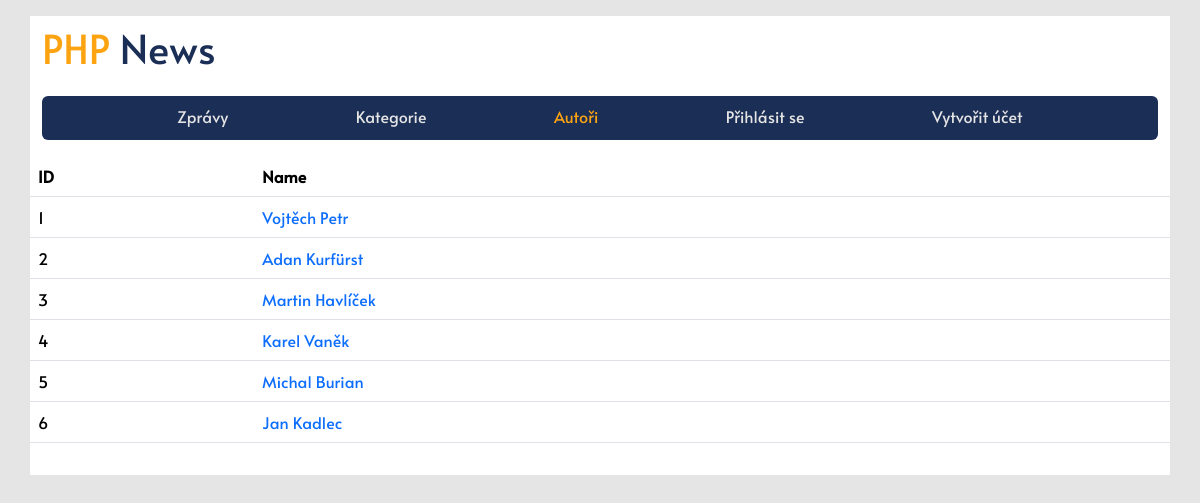
The page /authors.php on the database its author committed.
### tables this page shows
CREATE TABLE `authors` (
  `id` int(11) NOT NULL,
  `name` varchar(50) NOT NULL,
  `surname` varchar(50) NOT NULL,
  `password` varchar(255) NOT NULL,
  `email` varchar(255) NOT NULL,
  `role` enum('editor','admin') NOT NULL DEFAULT 'editor'
);

### authors.php (the view, shortened to what this page needs)
<!DOCTYPE html>
<html lang="en">
<?php
    require_once 'db.php';
    $sql = 'SELECT * from authors';
    $stmt = $conn->prepare($sql);
    $stmt->execute();
    $author = $stmt->fetchAll();
?>
<head>
    <link rel="stylesheet" href="./css/style.css">
    <link rel="stylesheet" href="./node_modules/bootstrap/dist/css/bootstrap.min.css">
    <link rel="stylesheet" href="./node_modules/bootstrap-icons/font/bootstrap-icons.css">
</head>
<body class="bg_platinum">
    <div class="container bg_white my-3">
        <h1 class="py-2 brand"><span>PHP</span> News</h1>
        <header class="bg_space_cadet rounded-2">
            <nav class="menu p-2">
                <a href="index" class="nav-item">Zprávy</a>
                <a href="category" class="nav-item">Kategorie</a>
                <a href="authors" class="nav-item active">Autoři</a>
                <?php if(isset($_SESSION['user'])): ?>
                <a href="admin_post" class="nav-item">Administrace článků</a>
                <a href="add_post" class="nav-item">Přidat článek</a>
                <a href="logout" class="nav-item">Odhlásit se</a>
                <?php else: ?>
                    <a href="login" class="nav-item">Přihlásit se</a>
                    <a href="register" class="nav-item">Vytvořit účet</a>
                <?php endif; ?>
            </nav>
        </header>
        <main class="py-3" id="main">
            <section class="row flex-row-reverse justify-content-center">
                <table class="table">
                    <thead>
                        <tr>
                            <th scope="col">ID</th>
                            <th scope="col">Name</th>
                        </tr>
                    </thead>
                    <tbody>
                        <?php foreach($author as $item): ?>
                        <tr>
                            <td><?= $item['id'] ?></td>
                            <td><a
                                    href="index?author=<?= $item['id'] ?>"><?= $item['name'] . ' ' . $item['surname']?></a>
                            </td>
                        </tr>
                        <?php endforeach; ?>
                    </tbody>
                </table>
            </section>
        </main>
    </div>
</body>
</html>

### css/style.css (style rules this page uses)
html { scrollbar-width: thin; scroll-behavior: smooth; }
* { font-family: Alata Regular, sans-serif; }
.bg_platinum { background-color: #E5E5E5; }
.bg_white { background-color: #FFFFFF; }
.bg_space_cadet { background-color: #1B2E55; }
a { text-decoration: none !important; }
.active { color: #FCA311 !important; }
.brand { color: #1B2E55; }
.brand span { color: #FCA311; }
.menu { margin-top: 1rem !important; display: -webkit-box; display: -ms-flexbox; display: flex; -webkit-box-align: center; -ms-flex-align: center; align-items: center; -webkit-box-pack: space-evenly; -ms-flex-pack: space-evenly; justify-content: space-evenly; }
.menu .nav-item { color: #E5E5E5; }
.menu .nav-item::after { content: ''; display: block; background: #FCA311; height: 1px; width: 0; margin: 3px auto 0; -webkit-transition: all 0.17s ease-in-out !important; transition: all 0.17s ease-in-out !important; }

### rows shown on the page
authors: id "1", name "Vojtěch", surname "Petr"
authors: id "2", name "Adan", surname "Kurfürst"
authors: id "3", name "Martin", surname "Havlíček"
authors: id "4", name "Karel", surname "Vaněk"
authors: id "5", name "Michal", surname "Burian"
authors: id "6", name "Jan", surname "Kadlec"
